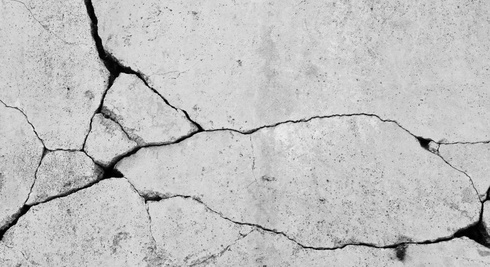
#> input picture fissure_1.jpg, 490 x 267 px, shrunk from 970 x 529 before the run, given as the content of the folder Cracks-main/dataset/positive, which was not available
$ python auto_annotate_v2.py
#> lines starting #> are read from the running program, lines starting #| are printed output that depends on the picture; after the words box and inside, x2 and y2 are one past the last pixel; in counts of white or black regions, pixels touching at a corner belong together; pictures that were not available may be replaced by others from this repository, and a replacement may not be noted
"""
Step 1: Auto-generate YOLO annotations from masks (IMPROVED VERSION).
For each positive image, extract mask -> bounding box -> YOLO format.
- Better noise elimination
- Focused bounding boxes on actual cracks
"""

import os
import cv2
import numpy as np
from pathlib import Path
import argparse


def imread_unicode(path: str):
    data = np.fromfile(path, dtype=np.uint8)
    if data.size == 0:
        return None
    return cv2.imdecode(data, cv2.IMREAD_COLOR)


def denoise_image(image):
    """
    Apply advanced noise elimination before crack detection.
    """
    # Bilateral filter - preserves edges while removing noise
    denoised = cv2.bilateralFilter(image, 9, 75, 75)

    # Apply morphological opening to remove small noise
    kernel_open = cv2.getStructuringElement(cv2.MORPH_ELLIPSE, (3, 3))
    denoised = cv2.morphologyEx(denoised, cv2.MORPH_OPEN, kernel_open, iterations=1)

    return denoised


def generate_mask(image_path: str):
    """Generate binary mask of crack from image with improved noise reduction."""
    img = imread_unicode(image_path)
    if img is None:
        return None

    # Convert to grayscale
    gray = cv2.cvtColor(img, cv2.COLOR_BGR2GRAY)

    # Step 1: Denoise the image first
    gray = denoise_image(gray)

    # Step 2: Enhance contrast using CLAHE
    clahe = cv2.createCLAHE(clipLimit=2.0, tileGridSize=(8, 8))
    gray_eq = clahe.apply(gray)

    # Step 3: Subtle blur to further reduce noise
    blurred = cv2.GaussianBlur(gray_eq, (3, 3), 0)

    # Step 4: Morphological operations for crack enhancement
    kernel_tophat = cv2.getStructuringElement(cv2.MORPH_RECT, (11, 11))
    kernel_blackhat = cv2.getStructuringElement(cv2.MORPH_RECT, (11, 11))

    tophat = cv2.morphologyEx(blurred, cv2.MORPH_TOPHAT, kernel_tophat)
    blackhat = cv2.morphologyEx(blurred, cv2.MORPH_BLACKHAT, kernel_blackhat)

    # Weighted fusion - emphasize darker features (cracks)
    enhanced = cv2.addWeighted(tophat, 0.8, blackhat, 1.5, 0)

    # Step 5: Threshold with Otsu
    enh_norm = cv2.normalize(enhanced, None, 0, 255, cv2.NORM_MINMAX)
    _, mask = cv2.threshold(enh_norm, 0, 255, cv2.THRESH_BINARY + cv2.THRESH_OTSU)

    # Step 6: Add Canny edges for thin crack detection
    edges = cv2.Canny(blurred, 50, 150)  # Adjusted thresholds
    mask = cv2.bitwise_or(mask, edges)

    # Step 7: Morphological refinement (reduce noise)
    # Remove small noise components
    kernel_open = cv2.getStructuringElement(cv2.MORPH_RECT, (3, 3))
    mask = cv2.morphologyEx(mask, cv2.MORPH_OPEN, kernel_open, iterations=2)

    # Close gaps in cracks
    kernel_close = cv2.getStructuringElement(cv2.MORPH_RECT, (5, 15))  # Elongated kernel
    mask = cv2.morphologyEx(mask, cv2.MORPH_CLOSE, kernel_close, iterations=1)

    # Slight dilation to enhance cracks
    kernel_dil = cv2.getStructuringElement(cv2.MORPH_RECT, (2, 4))
    mask = cv2.dilate(mask, kernel_dil, iterations=1)

    return mask


def filter_contours_by_area(contours, min_area=100, max_area=None):
    """Filter contours by area to remove noise."""
    filtered = []
    for cnt in contours:
        area = cv2.contourArea(cnt)
        if area >= min_area:
            if max_area is None or area <= max_area:
                filtered.append(cnt)
    return filtered


def get_crack_contours(mask):
    """
    Extract contours representing actual cracks.
    Filters by area to eliminate noise.
    """
    contours, _ = cv2.findContours(mask, cv2.RETR_EXTERNAL, cv2.CHAIN_APPROX_SIMPLE)

    # Filter contours: remove very small noise
    filtered_contours = filter_contours_by_area(contours, min_area=80, max_area=None)

    return filtered_contours


def contours_to_bbox(contours, image_shape):
    """
    Convert contours to a single bounding box that encompasses all cracks.
    Returns YOLO format (normalized).
    """
    if not contours:
        return None

    # Find the overall bounding box of all contours
    all_points = []
    for cnt in contours:
        all_points.extend(cnt.reshape(-1, 2))

    if not all_points:
        return None

    all_points = np.array(all_points)
    x_min = all_points[:, 0].min()
    x_max = all_points[:, 0].max()
    y_min = all_points[:, 1].min()
    y_max = all_points[:, 1].max()

    # Add small padding to focus better on crack
    pad_x = int((x_max - x_min) * 0.05)
    pad_y = int((y_max - y_min) * 0.05)

    x_min = max(0, x_min - pad_x)
    x_max = min(image_shape[1] - 1, x_max + pad_x)
    y_min = max(0, y_min - pad_y)
    y_max = min(image_shape[0] - 1, y_max + pad_y)

    # Convert to YOLO format (normalized)
    h, w = image_shape[:2]
    cx = (x_min + x_max) / 2 / w
    cy = (y_min + y_max) / 2 / h
    bw = (x_max - x_min) / w
    bh = (y_max - y_min) / h

    # Clamp to [0, 1]
    cx = max(0, min(1, cx))
    cy = max(0, min(1, cy))
    bw = max(0, min(1, bw))
    bh = max(0, min(1, bh))

    return (cx, cy, bw, bh)


def auto_annotate(image_dir: str, output_dir: str, class_id: int = 0):
    """Generate YOLO annotations for all images in a directory."""
    os.makedirs(output_dir, exist_ok=True)

    images = sorted(Path(image_dir).glob('*.jpg')) + sorted(Path(image_dir).glob('*.png'))

    success_count = 0
    for img_path in images:
        mask = generate_mask(str(img_path))
#> in imread_unicode, returned value is the input picture: shape (267, 490, 3); min 0, max 242, mean 192.8
#> in generate_mask, `gray_eq = clahe.apply(gray)`:
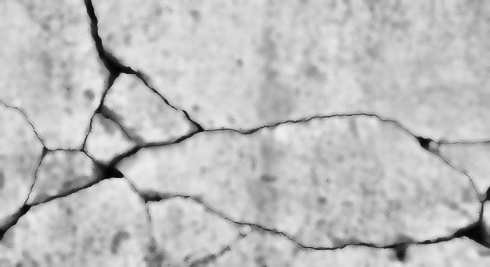
#> gray_eq: shape (267, 490); min 2, max 237, mean 189.5
#> in generate_mask, `tophat = cv2.morphologyEx(blurred, cv2.MORPH_TOPHAT, kernel_tophat)`:
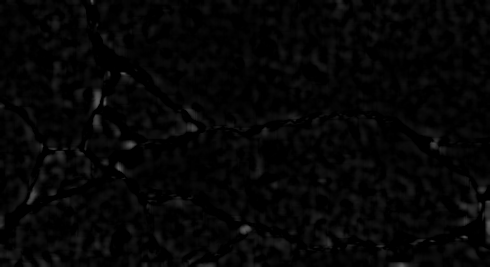
#> tophat: shape (267, 490); min 0, max 93, mean 5.7
#> in generate_mask, `blackhat = cv2.morphologyEx(blurred, cv2.MORPH_BLACKHAT, kernel_blackh..`:
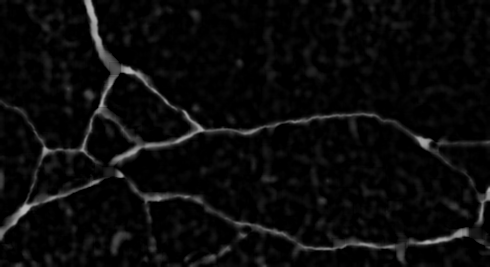
#> blackhat: shape (267, 490); min 0, max 185, mean 10.4
#> in generate_mask, `enhanced = cv2.addWeighted(tophat, 0.8, blackhat, 1.5, 0)`:
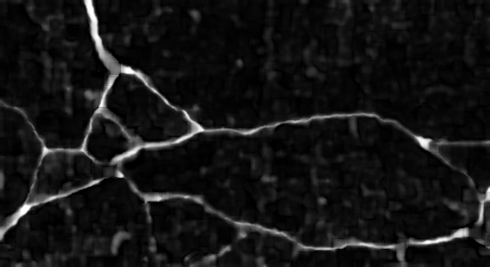
#> enhanced: shape (267, 490); min 0, max 255, mean 20.2
#> in generate_mask, `_, mask = cv2.threshold(enh_norm, 0, 255, cv2.THRESH_BINARY + cv2.THRE..`:
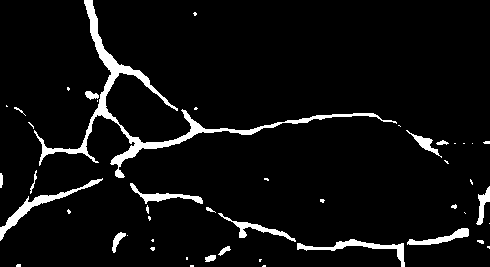
#> mask: shape (267, 490); 5.6% white; 48 white regions (29 under 20 px), largest, box (x1, y1, x2, y2) and area: (34, 0, 397, 178) 3632, (0, 178, 103, 241) 729, (297, 239, 405, 267) 612
#> in generate_mask, `edges = cv2.Canny(blurred, 50, 150)`:
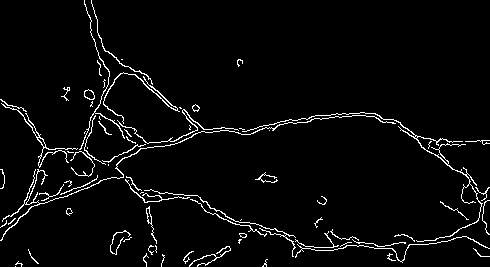
#> edges: shape (267, 490); 3.7% white in thin lines or dots
#> in generate_mask, `mask = cv2.bitwise_or(mask, edges)`: mask: shape (267, 490); 7.7% white; 40 white regions (17 under 20 px), largest, box (x1, y1, x2, y2) and area: (0, 0, 490, 267) 8729, (189, 246, 231, 267) 203, (110, 230, 131, 255) 193
#> in generate_mask, `mask = cv2.morphologyEx(mask, cv2.MORPH_OPEN, kernel_open, iterations=2)`: mask: shape (267, 490); 4% white; 33 white regions, largest, box (x1, y1, x2, y2) and area: (84, 0, 150, 119) 1386, (111, 137, 180, 165) 590, (0, 195, 55, 240) 555
#> in generate_mask, `mask = cv2.morphologyEx(mask, cv2.MORPH_CLOSE, kernel_close, iteration..`: mask: shape (267, 490); 4.2% white; 24 white regions, largest, box (x1, y1, x2, y2) and area: (84, 0, 150, 119) 1561, (111, 121, 203, 178) 916, (0, 192, 68, 240) 625
#> in generate_mask, `mask = cv2.dilate(mask, kernel_dil, iterations=1)`:
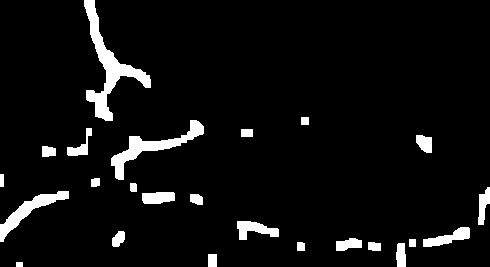
#> mask: shape (267, 490); 5.9% white; 24 white regions
        if mask is None:
            continue

        # Get original image for shape
        img = imread_unicode(str(img_path))
        if img is None:
            continue

        # Extract contours of cracks
        contours = get_crack_contours(mask)
#> in get_crack_contours, `contours, _ = cv2.findContours(mask, cv2.RETR_EXTERNAL, cv2.CHAIN_APPR..`: contours = 24 contours; largest, box (x1, y1, x2, y2) and area: (84, 0, 151, 121) 1782, (111, 120, 204, 180) 1126, (0, 191, 69, 242) 792, (237, 221, 279, 240) 394, (423, 227, 470, 247) 392
#> the loop in filter_contours_by_area, `for cnt in contours:` made 24 passes
#> area on passes 3, 4, 5, 7, 8, 9, 10, 11, 12, 13, 14, 15: 181, 87, 54.5, 212.5, 130.5, 392, 393.5, 101, 305.5, 791.5, 229, 47
#> (cnt, area) on passes 1, 2, 6, 17, 20, 23: ([[16, 262], [16, 266], [22, 266], [22, 262]], 24), ([[208, 254], [208, 266], [216, 266], [216, 254]], 96), ([[409, 239], [409, 246], [415, 246], [415, 239]], 42), ([[0, 174], [0, 186], [3, 186], [3, 174]], 36), ([[241, 129], [241, 136], [252, 136], [252, 129]], 77), ([[301, 117], [301, 124], [308, 124], [308, 117]], 49)
#> after the loop in filter_contours_by_area, `for cnt in contours:`: filtered = 16 contours; largest, box (x1, y1, x2, y2) and area: (84, 0, 151, 121) 1782, (111, 120, 204, 180) 1126, (0, 191, 69, 242) 792, (237, 221, 279, 240) 394, (423, 227, 470, 247) 392
#> in get_crack_contours, `filtered_contours = filter_contours_by_area(contours, min_area=80, max..`: filtered_contours has the same summary as filtered in filter_contours_by_area
#> contours has the same summary as filtered in filter_contours_by_area

        # Convert to YOLO bbox
        bbox = contours_to_bbox(contours, img.shape)
#> the loop in contours_to_bbox, `for cnt in contours:` made 16 passes
#> cnt on pass 1: [[208, 254], [208, 266], [216, 266], [216, 254]]
#> after the loop in contours_to_bbox, `for cnt in contours:`: all_points = 508 pairs, first value 0 to 489, second value 0 to 266
#> in contours_to_bbox, `x_min = all_points[:, 0].min()`: x_min = 0
#> in contours_to_bbox, `x_max = all_points[:, 0].max()`: x_max = 489
#> in contours_to_bbox, `y_min = all_points[:, 1].min()`: y_min = 0
#> in contours_to_bbox, `y_max = all_points[:, 1].max()`: y_max = 266
#> in contours_to_bbox, `pad_x = int((x_max - x_min) * 0.05)`: pad_x = 24
#> in contours_to_bbox, `pad_y = int((y_max - y_min) * 0.05)`: pad_y = 13
#> in contours_to_bbox, `cx = (x_min + x_max) / 2 / w`: cx = 0.499
#> in contours_to_bbox, `cy = (y_min + y_max) / 2 / h`: cy = 0.498
#> in contours_to_bbox, `bw = (x_max - x_min) / w`: bw = 0.998
#> in contours_to_bbox, `bh = (y_max - y_min) / h`: bh = 0.996
#> bbox = (0.499, 0.498, 0.998, 0.996)

        if bbox is None:
            continue

        # Save annotation file
        output_file = Path(output_dir) / (img_path.stem + '.txt')
        with open(output_file, 'w') as f:
            cx, cy, bw, bh = bbox
#> cx = 0.499; cy = 0.498; bw = 0.998; bh = 0.996
            f.write(f"{class_id} {cx:.6f} {cy:.6f} {bw:.6f} {bh:.6f}\n")

        success_count += 1
        if success_count % 1000 == 0:
            print(f"✓ {success_count} images annotated...")

    print(f"✓ Auto-annotation complete: {success_count} images annotated")
    return success_count


if __name__ == "__main__":
    parser = argparse.ArgumentParser(description="Auto-annotate crack images in YOLO format")
    parser.add_argument('--pos-dir', default='Cracks-main/dataset/positive', help='Directory with positive images')
    parser.add_argument('--output-dir', default='Cracks-main/output/annotations', help='Output directory for YOLO labels')
    parser.add_argument('--class-id', type=int, default=0, help='Class ID for cracks')

    args = parser.parse_args()

    auto_annotate(args.pos_dir, args.output_dir, args.class_id)
